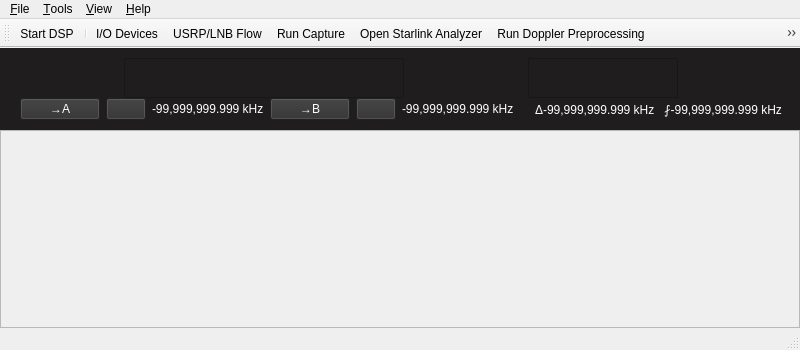
<?xml version="1.0" encoding="UTF-8"?>
<ui version="4.0">
 <class>MainWindow</class>
 <widget class="QMainWindow" name="MainWindow">
  <property name="geometry">
   <rect>
    <x>0</x>
    <y>0</y>
    <width>800</width>
    <height>350</height>
   </rect>
  </property>
  <property name="windowTitle">
   <string>gqrx</string>
  </property>
  <property name="windowIcon">
   <iconset resource="../../../resources/icons.qrc">
    <normaloff>:/icons/icons/gqrx.svg</normaloff>:/icons/icons/gqrx.svg</iconset>
  </property>
  <property name="dockOptions">
   <set>QMainWindow::AllowNestedDocks|QMainWindow::AllowTabbedDocks|QMainWindow::AnimatedDocks</set>
  </property>
  <property name="unifiedTitleAndToolBarOnMac">
   <bool>false</bool>
  </property>
  <widget class="QWidget" name="centralWidget">
   <layout class="QVBoxLayout" name="verticalLayout_2">
    <property name="spacing">
     <number>0</number>
    </property>
    <property name="leftMargin">
     <number>0</number>
    </property>
    <property name="topMargin">
     <number>0</number>
    </property>
    <property name="rightMargin">
     <number>0</number>
    </property>
    <property name="bottomMargin">
     <number>0</number>
    </property>
    <item>
     <widget class="QFrame" name="frame">
      <property name="sizePolicy">
       <sizepolicy hsizetype="Minimum" vsizetype="Minimum">
        <horstretch>0</horstretch>
        <verstretch>0</verstretch>
       </sizepolicy>
      </property>
      <property name="styleSheet">
       <string notr="true">background-color: rgb(31, 29, 29);</string>
      </property>
      <property name="frameShape">
       <enum>QFrame::NoFrame</enum>
      </property>
      <property name="frameShadow">
       <enum>QFrame::Plain</enum>
      </property>
      <property name="lineWidth">
       <number>0</number>
      </property>
      <layout class="QHBoxLayout" name="horizontalLayout_2" stretch="0">
       <property name="spacing">
        <number>0</number>
       </property>
       <property name="leftMargin">
        <number>6</number>
       </property>
       <property name="topMargin">
        <number>10</number>
       </property>
       <property name="rightMargin">
        <number>4</number>
       </property>
       <property name="bottomMargin">
        <number>10</number>
       </property>
       <item>
        <layout class="QVBoxLayout" name="verticalLayout">
         <property name="spacing">
          <number>0</number>
         </property>
         <item>
          <layout class="QHBoxLayout" name="horizontalLayout_4">
           <property name="spacing">
            <number>6</number>
           </property>
           <item>
            <spacer name="horizontalSpacer_7">
             <property name="orientation">
              <enum>Qt::Horizontal</enum>
             </property>
             <property name="sizeHint" stdset="0">
              <size>
               <width>5</width>
               <height>15</height>
              </size>
             </property>
            </spacer>
           </item>
           <item>
            <widget class="CFreqCtrl" name="freqCtrl">
             <property name="sizePolicy">
              <sizepolicy hsizetype="Fixed" vsizetype="Fixed">
               <horstretch>0</horstretch>
               <verstretch>0</verstretch>
              </sizepolicy>
             </property>
             <property name="minimumSize">
              <size>
               <width>280</width>
               <height>40</height>
              </size>
             </property>
             <property name="toolTip">
              <string/>
             </property>
             <property name="frameShape">
              <enum>QFrame::StyledPanel</enum>
             </property>
             <property name="frameShadow">
              <enum>QFrame::Raised</enum>
             </property>
            </widget>
           </item>
           <item>
            <spacer name="horizontalSpacer_4">
             <property name="orientation">
              <enum>Qt::Horizontal</enum>
             </property>
             <property name="sizeHint" stdset="0">
              <size>
               <width>5</width>
               <height>15</height>
              </size>
             </property>
            </spacer>
           </item>
           <item>
            <widget class="CMeter" name="sMeter">
             <property name="sizePolicy">
              <sizepolicy hsizetype="Fixed" vsizetype="Fixed">
               <horstretch>0</horstretch>
               <verstretch>0</verstretch>
              </sizepolicy>
             </property>
             <property name="minimumSize">
              <size>
               <width>150</width>
               <height>40</height>
              </size>
             </property>
             <property name="frameShape">
              <enum>QFrame::StyledPanel</enum>
             </property>
             <property name="frameShadow">
              <enum>QFrame::Raised</enum>
             </property>
            </widget>
           </item>
           <item>
            <spacer name="horizontalSpacer_5">
             <property name="orientation">
              <enum>Qt::Horizontal</enum>
             </property>
             <property name="sizeHint" stdset="0">
              <size>
               <width>5</width>
               <height>15</height>
              </size>
             </property>
            </spacer>
           </item>
          </layout>
         </item>
         <item>
          <widget class="QFrame" name="markerFrame">
           <property name="styleSheet">
            <string notr="true">QPushButton {
	color: rgb(255, 255, 255);
	background-color: rgb(48, 48, 48);
 }</string>
           </property>
           <layout class="QHBoxLayout" name="markerHBox">
            <property name="spacing">
             <number>6</number>
            </property>
            <property name="leftMargin">
             <number>0</number>
            </property>
            <property name="topMargin">
             <number>0</number>
            </property>
            <property name="rightMargin">
             <number>0</number>
            </property>
            <property name="bottomMargin">
             <number>0</number>
            </property>
            <item>
             <spacer name="horizontalSpacer_2">
              <property name="orientation">
               <enum>Qt::Horizontal</enum>
              </property>
              <property name="sizeHint" stdset="0">
               <size>
                <width>0</width>
                <height>0</height>
               </size>
              </property>
             </spacer>
            </item>
            <item>
             <widget class="QPushButton" name="setMarkerButtonA">
              <property name="focusPolicy">
               <enum>Qt::NoFocus</enum>
              </property>
              <property name="text">
               <string>→A</string>
              </property>
             </widget>
            </item>
            <item>
             <widget class="QPushButton" name="clearMarkerButtonA">
              <property name="focusPolicy">
               <enum>Qt::NoFocus</enum>
              </property>
              <property name="text">
               <string/>
              </property>
              <property name="icon">
               <iconset resource="../../../resources/icons.qrc">
                <normaloff>:/icons/icons/close.svg</normaloff>:/icons/icons/close.svg</iconset>
              </property>
             </widget>
            </item>
            <item>
             <widget class="QLabel" name="markerLabelA">
              <property name="sizePolicy">
               <sizepolicy hsizetype="Fixed" vsizetype="Preferred">
                <horstretch>0</horstretch>
                <verstretch>0</verstretch>
               </sizepolicy>
              </property>
              <property name="styleSheet">
               <string notr="true">color:rgb(255, 255, 255)</string>
              </property>
              <property name="text">
               <string>-99,999,999.999 kHz</string>
              </property>
             </widget>
            </item>
            <item>
             <widget class="QPushButton" name="setMarkerButtonB">
              <property name="focusPolicy">
               <enum>Qt::NoFocus</enum>
              </property>
              <property name="text">
               <string>→B</string>
              </property>
             </widget>
            </item>
            <item>
             <widget class="QPushButton" name="clearMarkerButtonB">
              <property name="focusPolicy">
               <enum>Qt::NoFocus</enum>
              </property>
              <property name="text">
               <string/>
              </property>
              <property name="icon">
               <iconset resource="../../../resources/icons.qrc">
                <normaloff>:/icons/icons/close.svg</normaloff>:/icons/icons/close.svg</iconset>
              </property>
             </widget>
            </item>
            <item>
             <widget class="QLabel" name="markerLabelB">
              <property name="sizePolicy">
               <sizepolicy hsizetype="Fixed" vsizetype="Preferred">
                <horstretch>0</horstretch>
                <verstretch>0</verstretch>
               </sizepolicy>
              </property>
              <property name="styleSheet">
               <string notr="true">color:rgb(255, 255, 255)</string>
              </property>
              <property name="text">
               <string>-99,999,999.999 kHz</string>
              </property>
             </widget>
            </item>
            <item>
             <spacer name="horizontalSpacer">
              <property name="orientation">
               <enum>Qt::Horizontal</enum>
              </property>
              <property name="sizeHint" stdset="0">
               <size>
                <width>0</width>
                <height>0</height>
               </size>
              </property>
             </spacer>
            </item>
            <item>
             <widget class="QLabel" name="deltaFreqLabel">
              <property name="sizePolicy">
               <sizepolicy hsizetype="Fixed" vsizetype="Preferred">
                <horstretch>0</horstretch>
                <verstretch>0</verstretch>
               </sizepolicy>
              </property>
              <property name="styleSheet">
               <string notr="true">color:rgb(255, 255, 255)</string>
              </property>
              <property name="text">
               <string>Δ-99,999,999.999 kHz   ⨏-99,999,999.999 kHz</string>
              </property>
             </widget>
            </item>
            <item>
             <spacer name="horizontalSpacer_6">
              <property name="orientation">
               <enum>Qt::Horizontal</enum>
              </property>
              <property name="sizeHint" stdset="0">
               <size>
                <width>0</width>
                <height>0</height>
               </size>
              </property>
             </spacer>
            </item>
           </layout>
          </widget>
         </item>
        </layout>
       </item>
      </layout>
     </widget>
    </item>
    <item>
     <widget class="CPlotter" name="plotter">
      <property name="sizePolicy">
       <sizepolicy hsizetype="Expanding" vsizetype="Expanding">
        <horstretch>0</horstretch>
        <verstretch>0</verstretch>
       </sizepolicy>
      </property>
      <property name="frameShape">
       <enum>QFrame::StyledPanel</enum>
      </property>
      <property name="frameShadow">
       <enum>QFrame::Raised</enum>
      </property>
     </widget>
    </item>
   </layout>
  </widget>
  <widget class="QMenuBar" name="menuBar">
   <property name="geometry">
    <rect>
     <x>0</x>
     <y>0</y>
     <width>800</width>
     <height>35</height>
    </rect>
   </property>
   <widget class="QMenu" name="menu_File">
    <property name="title">
     <string>&amp;File</string>
    </property>
    <widget class="QMenu" name="menu_RecentConfig">
     <property name="toolTip">
      <string>Load recently used setting</string>
     </property>
     <property name="title">
      <string>&amp;Recent settings</string>
     </property>
    </widget>
    <addaction name="actionDSP"/>
    <addaction name="separator"/>
    <addaction name="actionIoConfig"/>
    <addaction name="actionLoadSettings"/>
    <addaction name="actionSaveSettings"/>
    <addaction name="menu_RecentConfig"/>
    <addaction name="separator"/>
    <addaction name="actionQuit"/>
   </widget>
   <widget class="QMenu" name="menu_View">
    <property name="title">
     <string>&amp;View</string>
    </property>
   </widget>
   <widget class="QMenu" name="menu_Help">
    <property name="title">
     <string>&amp;Help</string>
    </property>
    <addaction name="actionUserGroup"/>
    <addaction name="actionNews"/>
    <addaction name="separator"/>
    <addaction name="actionRemoteProtocol"/>
    <addaction name="actionKbdShortcuts"/>
    <addaction name="separator"/>
    <addaction name="actionAbout"/>
    <addaction name="actionAboutQt"/>
   </widget>
   <widget class="QMenu" name="menu_Tools">
    <property name="title">
     <string>&amp;Tools</string>
    </property>
    <addaction name="actionRemoteControl"/>
    <addaction name="actionRemoteConfig"/>
    <addaction name="separator"/>
    <addaction name="actionAddBookmark"/>
    <addaction name="separator"/>
    <addaction name="actionIqTool"/>
    <addaction name="separator"/>
    <addaction name="actionAFSK1200"/>
    <addaction name="actionUsrpLnbFlow"/>
    <addaction name="actionRunCapture"/>
    <addaction name="actionOpenStarlinkAnalyzer"/>
    <addaction name="actionRunDopplerPreprocessing"/>
    <addaction name="actionShowDopplerVelocityPlot"/>
    <addaction name="actionProcessRecordedData"/>
    <addaction name="actionRunStarlinkDopplerAnalysis"/>
    <addaction name="actionSched"/>
    <addaction name="separator"/>
    <addaction name="actionDX_Cluster"/>
   </widget>
   <addaction name="menu_File"/>
   <addaction name="menu_Tools"/>
   <addaction name="menu_View"/>
   <addaction name="menu_Help"/>
  </widget>
  <widget class="QToolBar" name="mainToolBar">
   <property name="windowTitle">
    <string>Main toolbar</string>
   </property>
   <attribute name="toolBarArea">
    <enum>TopToolBarArea</enum>
   </attribute>
   <attribute name="toolBarBreak">
    <bool>false</bool>
   </attribute>
   <addaction name="actionDSP"/>
   <addaction name="separator"/>
   <addaction name="actionIoConfig"/>
   <addaction name="actionUsrpLnbFlow"/>
   <addaction name="actionRunCapture"/>
   <addaction name="actionOpenStarlinkAnalyzer"/>
   <addaction name="actionRunDopplerPreprocessing"/>
   <addaction name="actionShowDopplerVelocityPlot"/>
   <addaction name="actionProcessRecordedData"/>
   <addaction name="actionRunStarlinkDopplerAnalysis"/>
   <addaction name="actionSched"/>
   <addaction name="actionLoadSettings"/>
   <addaction name="actionSaveSettings"/>
   <addaction name="separator"/>
   <addaction name="actionAddBookmark"/>
   <addaction name="separator"/>
   <addaction name="actionIqTool"/>
   <addaction name="separator"/>
   <addaction name="actionRemoteControl"/>
   <addaction name="actionRemoteConfig"/>
   <addaction name="separator"/>
   <addaction name="actionFullScreen"/>
   <addaction name="separator"/>
  </widget>
  <widget class="QStatusBar" name="statusBar">
   <property name="enabled">
    <bool>true</bool>
   </property>
  </widget>
  <action name="actionQuit">
   <property name="text">
    <string>Quit</string>
   </property>
   <property name="toolTip">
    <string>Quit application</string>
   </property>
   <property name="shortcut">
    <string>Ctrl+Q</string>
   </property>
  </action>
  <action name="actionAbout">
   <property name="text">
    <string>About Gqrx</string>
   </property>
   <property name="toolTip">
    <string>Information about Gqrx</string>
   </property>
  </action>
  <action name="actionAboutQt">
   <property name="text">
    <string>About Qt</string>
   </property>
   <property name="toolTip">
    <string>About the Qt toolkit</string>
   </property>
  </action>
  <action name="actionDSP">
   <property name="checkable">
    <bool>true</bool>
   </property>
   <property name="icon">
    <iconset resource="../../../resources/icons.qrc">
     <normaloff>:/icons/icons/play.svg</normaloff>:/icons/icons/play.svg</iconset>
   </property>
   <property name="text">
    <string>Start DSP</string>
   </property>
   <property name="toolTip">
    <string>Start DSP</string>
   </property>
   <property name="statusTip">
    <string>Start/stop DSP processing</string>
   </property>
   <property name="shortcut">
    <string>Ctrl+D</string>
   </property>
  </action>
  <action name="actionAFSK1200">
   <property name="text">
    <string>AFSK1200 Decoder</string>
   </property>
   <property name="toolTip">
    <string>Start AFSK1200 decoder</string>
   </property>
  </action>
  <action name="actionSched">
   <property name="checkable">
    <bool>true</bool>
   </property>
   <property name="enabled">
    <bool>true</bool>
   </property>
   <property name="icon">
    <iconset resource="../../../resources/icons.qrc">
     <normaloff>:/icons/icons/clock.svg</normaloff>:/icons/icons/clock.svg</iconset>
   </property>
   <property name="text">
    <string>Scheduler</string>
   </property>
   <property name="toolTip">
    <string>Run Python capture/plot backend</string>
   </property>
   <property name="statusTip">
    <string>Run external capture.py and optional plotting.py with current SDR parameters</string>
   </property>
   <property name="shortcut">
    <string>Ctrl+Shift+P</string>
   </property>
  </action>
  <action name="actionRunCapture">
   <property name="icon">
    <iconset resource="../../../resources/icons.qrc">
     <normaloff>:/icons/icons/play.svg</normaloff>:/icons/icons/play.svg</iconset>
   </property>
   <property name="text">
    <string>Run Capture</string>
   </property>
   <property name="toolTip">
    <string>Run live Python SDR capture with current Gqrx parameters</string>
   </property>
   <property name="statusTip">
    <string>Launch capture.py for live capture/frequency hopping</string>
   </property>
   <property name="shortcut">
    <string>Ctrl+Shift+R</string>
   </property>
  </action>
  <action name="actionOpenStarlinkAnalyzer">
   <property name="icon">
    <iconset resource="../../../resources/icons.qrc">
     <normaloff>:/icons/icons/open.svg</normaloff>:/icons/icons/open.svg</iconset>
   </property>
   <property name="text">
    <string>Open Starlink Analyzer</string>
   </property>
   <property name="toolTip">
    <string>Open demo.py for SigMF recordings</string>
   </property>
   <property name="statusTip">
    <string>Launch demo.py in a separate window with selected SigMF input</string>
   </property>
   <property name="shortcut">
    <string>Ctrl+Shift+G</string>
   </property>
  </action>
  <action name="actionRunDopplerPreprocessing">
   <property name="icon">
    <iconset resource="../../../resources/icons.qrc">
     <normaloff>:/icons/icons/refresh.svg</normaloff>:/icons/icons/refresh.svg</iconset>
   </property>
   <property name="text">
    <string>Run Doppler Preprocessing</string>
   </property>
   <property name="toolTip">
    <string>Run correlation_preprocessing.py on a SigMF folder</string>
   </property>
   <property name="statusTip">
    <string>Generate Doppler preprocessing outputs (.txt/.npy/.png)</string>
   </property>
   <property name="shortcut">
    <string>Ctrl+Shift+K</string>
   </property>
  </action>
  <action name="actionShowDopplerVelocityPlot">
   <property name="icon">
    <iconset resource="../../../resources/icons.qrc">
     <normaloff>:/icons/icons/signal.svg</normaloff>:/icons/icons/signal.svg</iconset>
   </property>
   <property name="text">
    <string>Show Doppler Velocity Plot</string>
   </property>
   <property name="toolTip">
    <string>Open velocity-domain Doppler plot from preprocessing .npy outputs</string>
   </property>
   <property name="statusTip">
    <string>Launch velocity-view plotter on r*_waterfall_CF_*.npy outputs</string>
   </property>
   <property name="shortcut">
    <string>Ctrl+Shift+V</string>
   </property>
  </action>
  <action name="actionUsrpLnbFlow">
   <property name="icon">
    <iconset resource="../../../resources/icons.qrc">
     <normaloff>:/icons/icons/clock.svg</normaloff>:/icons/icons/clock.svg</iconset>
   </property>
   <property name="text">
    <string>USRP/LNB Flow</string>
   </property>
   <property name="toolTip">
    <string>Open USRP + LNB capture/plot workflow launcher</string>
   </property>
   <property name="statusTip">
    <string>Launch live capture, process SigMF/raw data, or run Starlink Doppler analysis</string>
   </property>
   <property name="shortcut">
    <string>Ctrl+Shift+U</string>
   </property>
  </action>
  <action name="actionProcessRecordedData">
   <property name="icon">
    <iconset resource="../../../resources/icons.qrc">
     <normaloff>:/icons/icons/open.svg</normaloff>:/icons/icons/open.svg</iconset>
   </property>
   <property name="text">
    <string>Process SigMF/Raw Data</string>
   </property>
   <property name="toolTip">
    <string>Run plotting.py on existing SigMF or raw IQ recordings</string>
   </property>
   <property name="statusTip">
    <string>Select recorded file/folder and run offline processing</string>
   </property>
   <property name="shortcut">
    <string>Ctrl+Shift+O</string>
   </property>
  </action>
  <action name="actionRunStarlinkDopplerAnalysis">
   <property name="icon">
    <iconset resource="../../../resources/icons.qrc">
     <normaloff>:/icons/icons/open.svg</normaloff>:/icons/icons/open.svg</iconset>
   </property>
   <property name="text">
    <string>Run Starlink Doppler Analysis</string>
   </property>
   <property name="toolTip">
    <string>Run starlink_pipeline.py on recorded IQ/SigMF input</string>
   </property>
   <property name="statusTip">
    <string>Generate waterfall, compressed Doppler, and velocity plots</string>
   </property>
   <property name="shortcut">
    <string>Ctrl+Shift+L</string>
   </property>
  </action>
  <action name="actionIoConfig">
   <property name="enabled">
    <bool>true</bool>
   </property>
   <property name="icon">
    <iconset resource="../../../resources/icons.qrc">
     <normaloff>:/icons/icons/flash.svg</normaloff>:/icons/icons/flash.svg</iconset>
   </property>
   <property name="text">
    <string>I/O Devices</string>
   </property>
   <property name="toolTip">
    <string>Configure I/O devices</string>
   </property>
   <property name="statusTip">
    <string>Opens the hardware configuration dialog</string>
   </property>
   <property name="visible">
    <bool>true</bool>
   </property>
  </action>
  <action name="actionUserGroup">
   <property name="icon">
    <iconset resource="../../../resources/icons.qrc">
     <normaloff>:/icons/icons/help.svg</normaloff>:/icons/icons/help.svg</iconset>
   </property>
   <property name="text">
    <string>Gqrx user group</string>
   </property>
   <property name="toolTip">
    <string>Discussion group for Gqrx users</string>
   </property>
  </action>
  <action name="actionFullScreen">
   <property name="checkable">
    <bool>true</bool>
   </property>
   <property name="icon">
    <iconset resource="../../../resources/icons.qrc">
     <normaloff>:/icons/icons/fullscreen.svg</normaloff>:/icons/icons/fullscreen.svg</iconset>
   </property>
   <property name="text">
    <string>Full screen</string>
   </property>
   <property name="toolTip">
    <string>Toggle full screen mode</string>
   </property>
   <property name="shortcut">
    <string>F11</string>
   </property>
  </action>
  <action name="actionLoadSettings">
   <property name="icon">
    <iconset resource="../../../resources/icons.qrc">
     <normaloff>:/icons/icons/folder.svg</normaloff>:/icons/icons/folder.svg</iconset>
   </property>
   <property name="text">
    <string>Load settings</string>
   </property>
   <property name="toolTip">
    <string>Load settings from config file, use that config file</string>
   </property>
   <property name="statusTip">
    <string/>
   </property>
   <property name="shortcut">
    <string>Ctrl+L</string>
   </property>
  </action>
  <action name="actionSaveSettings">
   <property name="icon">
    <iconset resource="../../../resources/icons.qrc">
     <normaloff>:/icons/icons/floppy.svg</normaloff>:/icons/icons/floppy.svg</iconset>
   </property>
   <property name="text">
    <string>Save settings</string>
   </property>
   <property name="toolTip">
    <string>Save current settings to config file, use that config file</string>
   </property>
   <property name="statusTip">
    <string/>
   </property>
   <property name="shortcut">
    <string>Ctrl+S</string>
   </property>
  </action>
  <action name="actionAddBookmark">
   <property name="icon">
    <iconset resource="../../../resources/icons.qrc">
     <normaloff>:/icons/icons/bookmark-new.svg</normaloff>:/icons/icons/bookmark-new.svg</iconset>
   </property>
   <property name="text">
    <string>Add bookmark</string>
   </property>
   <property name="toolTip">
    <string>Bookmark the current frequency and mode (Ctrl+Shift+B)</string>
   </property>
   <property name="shortcut">
    <string>Ctrl+Shift+B</string>
   </property>
  </action>
  <action name="actionRemoteControl">
   <property name="checkable">
    <bool>true</bool>
   </property>
   <property name="enabled">
    <bool>true</bool>
   </property>
   <property name="icon">
    <iconset resource="../../../resources/icons.qrc">
     <normaloff>:/icons/icons/tangeo-network-idle.svg</normaloff>:/icons/icons/tangeo-network-idle.svg</iconset>
   </property>
   <property name="text">
    <string>&amp;Remote control</string>
   </property>
   <property name="toolTip">
    <string>Remote control via TCP</string>
   </property>
   <property name="statusTip">
    <string>Activate the TCP interface</string>
   </property>
  </action>
  <action name="actionRemoteConfig">
   <property name="icon">
    <iconset resource="../../../resources/icons.qrc">
     <normaloff>:/icons/icons/settings.svg</normaloff>:/icons/icons/settings.svg</iconset>
   </property>
   <property name="text">
    <string>Remote &amp;control settings</string>
   </property>
   <property name="toolTip">
    <string>Configure remote control settings</string>
   </property>
  </action>
  <action name="actionIqTool">
   <property name="icon">
    <iconset resource="../../../resources/icons.qrc">
     <normaloff>:/icons/icons/signal.svg</normaloff>:/icons/icons/signal.svg</iconset>
   </property>
   <property name="text">
    <string>I/Q recorder</string>
   </property>
   <property name="toolTip">
    <string>Record and play I/Q data</string>
   </property>
   <property name="statusTip">
    <string>Open I/Q recorder dialog</string>
   </property>
   <property name="shortcut">
    <string>Ctrl+I</string>
   </property>
  </action>
  <action name="actionNews">
   <property name="icon">
    <iconset resource="../../../resources/icons.qrc">
     <normaloff>:/icons/icons/info.svg</normaloff>:/icons/icons/info.svg</iconset>
   </property>
   <property name="text">
    <string>News</string>
   </property>
   <property name="toolTip">
    <string>Show news about this release</string>
   </property>
  </action>
  <action name="actionRemoteProtocol">
   <property name="icon">
    <iconset resource="../../../resources/icons.qrc">
     <normaloff>:/icons/icons/info.svg</normaloff>:/icons/icons/info.svg</iconset>
   </property>
   <property name="text">
    <string>Remote control</string>
   </property>
   <property name="toolTip">
    <string>Remote control protocol</string>
   </property>
  </action>
  <action name="actionKbdShortcuts">
   <property name="icon">
    <iconset resource="../../../resources/icons.qrc">
     <normaloff>:/icons/icons/info.svg</normaloff>:/icons/icons/info.svg</iconset>
   </property>
   <property name="text">
    <string>Keyboard shortcuts</string>
   </property>
   <property name="toolTip">
    <string>Show help on keyboard shortcuts</string>
   </property>
  </action>
  <action name="actionDX_Cluster">
   <property name="text">
    <string>DX Cluster</string>
   </property>
   <property name="toolTip">
    <string>Open DX Cluster Dialog</string>
   </property>
   <property name="shortcut">
    <string>Ctrl+C</string>
   </property>
  </action>
 </widget>
 <layoutdefault spacing="6" margin="11"/>
 <customwidgets>
  <customwidget>
   <class>CFreqCtrl</class>
   <extends>QFrame</extends>
   <header>qtgui/freqctrl.h</header>
   <container>1</container>
  </customwidget>
  <customwidget>
   <class>CPlotter</class>
   <extends>QFrame</extends>
   <header>qtgui/plotter.h</header>
   <container>1</container>
  </customwidget>
  <customwidget>
   <class>CMeter</class>
   <extends>QFrame</extends>
   <header>qtgui/meter.h</header>
   <container>1</container>
  </customwidget>
 </customwidgets>
 <resources>
  <include location="../../../resources/icons.qrc"/>
 </resources>
 <connections>
  <connection>
   <sender>actionQuit</sender>
   <signal>triggered()</signal>
   <receiver>MainWindow</receiver>
   <slot>close()</slot>
   <hints>
    <hint type="sourcelabel">
     <x>-1</x>
     <y>-1</y>
    </hint>
    <hint type="destinationlabel">
     <x>450</x>
     <y>257</y>
    </hint>
   </hints>
  </connection>
 </connections>
</ui>
